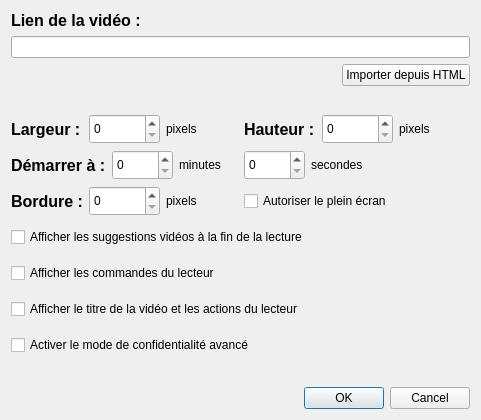
<?xml version="1.0" encoding="UTF-8"?>
<ui version="4.0">
 <class>InsertVideo</class>
 <widget class="QDialog" name="InsertVideo">
  <property name="geometry">
   <rect>
    <x>0</x>
    <y>0</y>
    <width>481</width>
    <height>420</height>
   </rect>
  </property>
  <property name="sizePolicy">
   <sizepolicy hsizetype="Fixed" vsizetype="Fixed">
    <horstretch>0</horstretch>
    <verstretch>0</verstretch>
   </sizepolicy>
  </property>
  <property name="minimumSize">
   <size>
    <width>481</width>
    <height>420</height>
   </size>
  </property>
  <property name="maximumSize">
   <size>
    <width>481</width>
    <height>420</height>
   </size>
  </property>
  <property name="windowTitle">
   <string>Insérer une vidéo</string>
  </property>
  <layout class="QHBoxLayout" name="horizontalLayout_8">
   <item>
    <layout class="QVBoxLayout" name="verticalLayout_3">
     <item>
      <widget class="QLabel" name="label">
       <property name="font">
        <font>
         <pointsize>12</pointsize>
         <weight>75</weight>
         <bold>true</bold>
        </font>
       </property>
       <property name="text">
        <string>Lien de la vidéo :</string>
       </property>
      </widget>
     </item>
     <item>
      <widget class="QLineEdit" name="urlVideo">
       <property name="toolTip">
        <string>Formats acceptés :
- https://www.youtube.com/watch?v=IDVIDEO
- https://www.youtube.com/embed/IDVIDEO
- IDVIDEO</string>
       </property>
      </widget>
     </item>
     <item>
      <layout class="QHBoxLayout" name="horizontalLayout_7">
       <item>
        <spacer name="horizontalSpacer">
         <property name="orientation">
          <enum>Qt::Horizontal</enum>
         </property>
         <property name="sizeHint" stdset="0">
          <size>
           <width>40</width>
           <height>20</height>
          </size>
         </property>
        </spacer>
       </item>
       <item>
        <widget class="QPushButton" name="importFromHtml">
         <property name="text">
          <string>Importer depuis HTML</string>
         </property>
        </widget>
       </item>
      </layout>
     </item>
     <item>
      <spacer name="verticalSpacer">
       <property name="orientation">
        <enum>Qt::Vertical</enum>
       </property>
       <property name="sizeHint" stdset="0">
        <size>
         <width>14</width>
         <height>13</height>
        </size>
       </property>
      </spacer>
     </item>
     <item>
      <layout class="QHBoxLayout" name="horizontalLayout_6">
       <item>
        <layout class="QVBoxLayout" name="verticalLayout">
         <item>
          <layout class="QHBoxLayout" name="horizontalLayout">
           <item>
            <widget class="QLabel" name="label_2">
             <property name="minimumSize">
              <size>
               <width>0</width>
               <height>30</height>
              </size>
             </property>
             <property name="maximumSize">
              <size>
               <width>16777215</width>
               <height>30</height>
              </size>
             </property>
             <property name="font">
              <font>
               <pointsize>12</pointsize>
               <weight>75</weight>
               <bold>true</bold>
              </font>
             </property>
             <property name="text">
              <string>Largeur :</string>
             </property>
            </widget>
           </item>
           <item>
            <widget class="QSpinBox" name="largeur">
             <property name="minimumSize">
              <size>
               <width>71</width>
               <height>30</height>
              </size>
             </property>
             <property name="maximumSize">
              <size>
               <width>71</width>
               <height>30</height>
              </size>
             </property>
             <property name="maximum">
              <number>10000</number>
             </property>
            </widget>
           </item>
           <item>
            <widget class="QLabel" name="label_4">
             <property name="minimumSize">
              <size>
               <width>0</width>
               <height>30</height>
              </size>
             </property>
             <property name="maximumSize">
              <size>
               <width>16777215</width>
               <height>30</height>
              </size>
             </property>
             <property name="text">
              <string>pixels</string>
             </property>
            </widget>
           </item>
          </layout>
         </item>
         <item>
          <layout class="QHBoxLayout" name="horizontalLayout_2">
           <item>
            <widget class="QLabel" name="label_6">
             <property name="font">
              <font>
               <pointsize>12</pointsize>
               <weight>75</weight>
               <bold>true</bold>
              </font>
             </property>
             <property name="text">
              <string>Démarrer à :</string>
             </property>
            </widget>
           </item>
           <item>
            <widget class="QSpinBox" name="startMin">
             <property name="minimumSize">
              <size>
               <width>61</width>
               <height>30</height>
              </size>
             </property>
             <property name="maximumSize">
              <size>
               <width>61</width>
               <height>30</height>
              </size>
             </property>
             <property name="maximum">
              <number>10000</number>
             </property>
            </widget>
           </item>
           <item>
            <widget class="QLabel" name="label_7">
             <property name="minimumSize">
              <size>
               <width>0</width>
               <height>30</height>
              </size>
             </property>
             <property name="maximumSize">
              <size>
               <width>16777215</width>
               <height>30</height>
              </size>
             </property>
             <property name="text">
              <string>minutes</string>
             </property>
            </widget>
           </item>
          </layout>
         </item>
         <item>
          <layout class="QHBoxLayout" name="horizontalLayout_3">
           <item>
            <widget class="QLabel" name="label_9">
             <property name="minimumSize">
              <size>
               <width>0</width>
               <height>30</height>
              </size>
             </property>
             <property name="maximumSize">
              <size>
               <width>16777215</width>
               <height>30</height>
              </size>
             </property>
             <property name="font">
              <font>
               <pointsize>12</pointsize>
               <weight>75</weight>
               <bold>true</bold>
              </font>
             </property>
             <property name="text">
              <string>Bordure :</string>
             </property>
            </widget>
           </item>
           <item>
            <widget class="QSpinBox" name="bordure">
             <property name="minimumSize">
              <size>
               <width>71</width>
               <height>30</height>
              </size>
             </property>
             <property name="maximumSize">
              <size>
               <width>71</width>
               <height>30</height>
              </size>
             </property>
             <property name="maximum">
              <number>10000</number>
             </property>
            </widget>
           </item>
           <item>
            <widget class="QLabel" name="label_10">
             <property name="minimumSize">
              <size>
               <width>0</width>
               <height>30</height>
              </size>
             </property>
             <property name="maximumSize">
              <size>
               <width>16777215</width>
               <height>30</height>
              </size>
             </property>
             <property name="text">
              <string>pixels</string>
             </property>
            </widget>
           </item>
          </layout>
         </item>
        </layout>
       </item>
       <item>
        <layout class="QVBoxLayout" name="verticalLayout_2">
         <item>
          <layout class="QHBoxLayout" name="horizontalLayout_4">
           <item>
            <widget class="QLabel" name="label_3">
             <property name="minimumSize">
              <size>
               <width>0</width>
               <height>30</height>
              </size>
             </property>
             <property name="maximumSize">
              <size>
               <width>16777215</width>
               <height>30</height>
              </size>
             </property>
             <property name="font">
              <font>
               <pointsize>12</pointsize>
               <weight>75</weight>
               <bold>true</bold>
              </font>
             </property>
             <property name="text">
              <string>Hauteur :</string>
             </property>
            </widget>
           </item>
           <item>
            <widget class="QSpinBox" name="hauteur">
             <property name="minimumSize">
              <size>
               <width>71</width>
               <height>30</height>
              </size>
             </property>
             <property name="maximumSize">
              <size>
               <width>71</width>
               <height>30</height>
              </size>
             </property>
             <property name="maximum">
              <number>10000</number>
             </property>
            </widget>
           </item>
           <item>
            <widget class="QLabel" name="label_5">
             <property name="minimumSize">
              <size>
               <width>0</width>
               <height>30</height>
              </size>
             </property>
             <property name="maximumSize">
              <size>
               <width>16777215</width>
               <height>30</height>
              </size>
             </property>
             <property name="text">
              <string>pixels</string>
             </property>
            </widget>
           </item>
          </layout>
         </item>
         <item>
          <layout class="QHBoxLayout" name="horizontalLayout_5">
           <item>
            <widget class="QSpinBox" name="startSec">
             <property name="minimumSize">
              <size>
               <width>61</width>
               <height>30</height>
              </size>
             </property>
             <property name="maximumSize">
              <size>
               <width>61</width>
               <height>30</height>
              </size>
             </property>
             <property name="maximum">
              <number>59</number>
             </property>
            </widget>
           </item>
           <item>
            <widget class="QLabel" name="label_8">
             <property name="minimumSize">
              <size>
               <width>0</width>
               <height>30</height>
              </size>
             </property>
             <property name="maximumSize">
              <size>
               <width>16777215</width>
               <height>30</height>
              </size>
             </property>
             <property name="text">
              <string>secondes</string>
             </property>
            </widget>
           </item>
          </layout>
         </item>
         <item>
          <widget class="QCheckBox" name="fullScreen">
           <property name="minimumSize">
            <size>
             <width>0</width>
             <height>30</height>
            </size>
           </property>
           <property name="maximumSize">
            <size>
             <width>16777215</width>
             <height>30</height>
            </size>
           </property>
           <property name="text">
            <string>Autoriser le plein écran</string>
           </property>
          </widget>
         </item>
        </layout>
       </item>
      </layout>
     </item>
     <item>
      <widget class="QCheckBox" name="suggestions">
       <property name="minimumSize">
        <size>
         <width>0</width>
         <height>30</height>
        </size>
       </property>
       <property name="maximumSize">
        <size>
         <width>16777215</width>
         <height>30</height>
        </size>
       </property>
       <property name="text">
        <string>Afficher les suggestions vidéos à la fin de la lecture</string>
       </property>
      </widget>
     </item>
     <item>
      <widget class="QCheckBox" name="commandes">
       <property name="minimumSize">
        <size>
         <width>0</width>
         <height>30</height>
        </size>
       </property>
       <property name="maximumSize">
        <size>
         <width>16777215</width>
         <height>30</height>
        </size>
       </property>
       <property name="text">
        <string>Afficher les commandes du lecteur</string>
       </property>
      </widget>
     </item>
     <item>
      <widget class="QCheckBox" name="titreVideo">
       <property name="minimumSize">
        <size>
         <width>0</width>
         <height>30</height>
        </size>
       </property>
       <property name="maximumSize">
        <size>
         <width>16777215</width>
         <height>30</height>
        </size>
       </property>
       <property name="text">
        <string>Afficher le titre de la vidéo et les actions du lecteur</string>
       </property>
      </widget>
     </item>
     <item>
      <widget class="QCheckBox" name="confidentialite">
       <property name="minimumSize">
        <size>
         <width>0</width>
         <height>30</height>
        </size>
       </property>
       <property name="maximumSize">
        <size>
         <width>16777215</width>
         <height>30</height>
        </size>
       </property>
       <property name="text">
        <string>Activer le mode de confidentialité avancé</string>
       </property>
      </widget>
     </item>
     <item>
      <spacer name="verticalSpacer_2">
       <property name="orientation">
        <enum>Qt::Vertical</enum>
       </property>
       <property name="sizeHint" stdset="0">
        <size>
         <width>14</width>
         <height>13</height>
        </size>
       </property>
      </spacer>
     </item>
     <item>
      <widget class="QDialogButtonBox" name="buttonBox">
       <property name="standardButtons">
        <set>QDialogButtonBox::Cancel|QDialogButtonBox::Ok</set>
       </property>
      </widget>
     </item>
    </layout>
   </item>
  </layout>
 </widget>
 <resources/>
 <connections/>
</ui>
